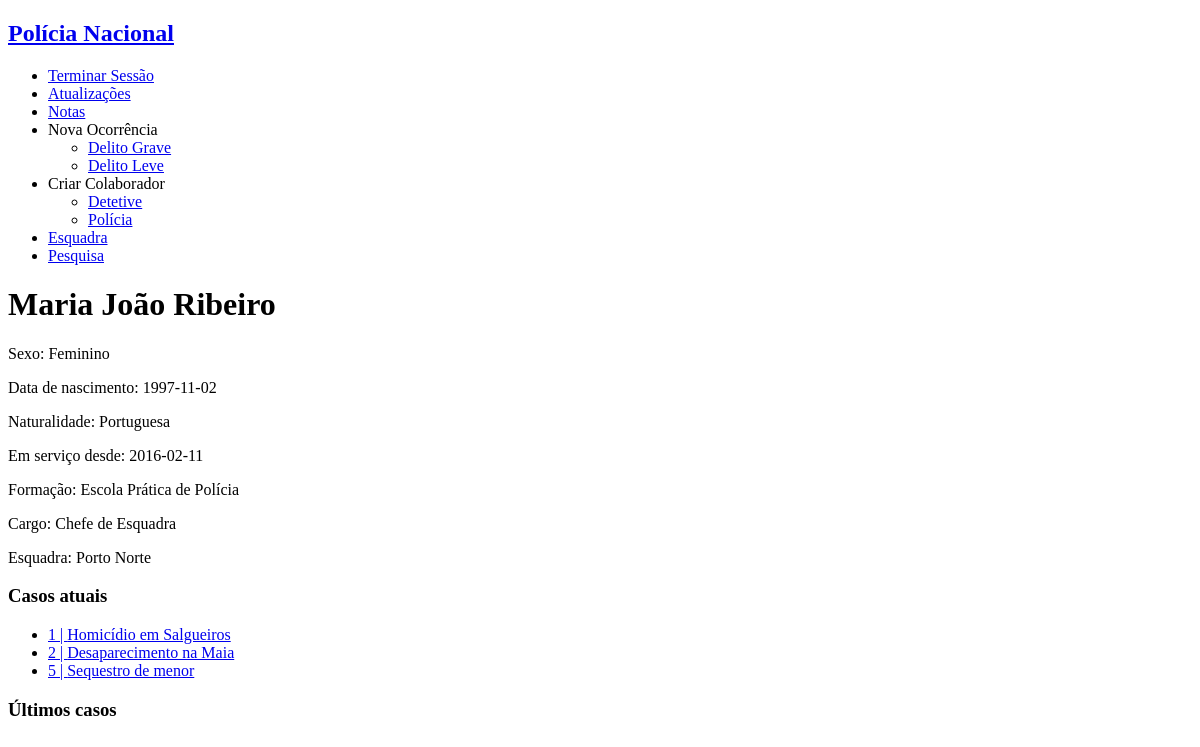
The page /main.php?username=maria (signed in) on the database as committed earlier.
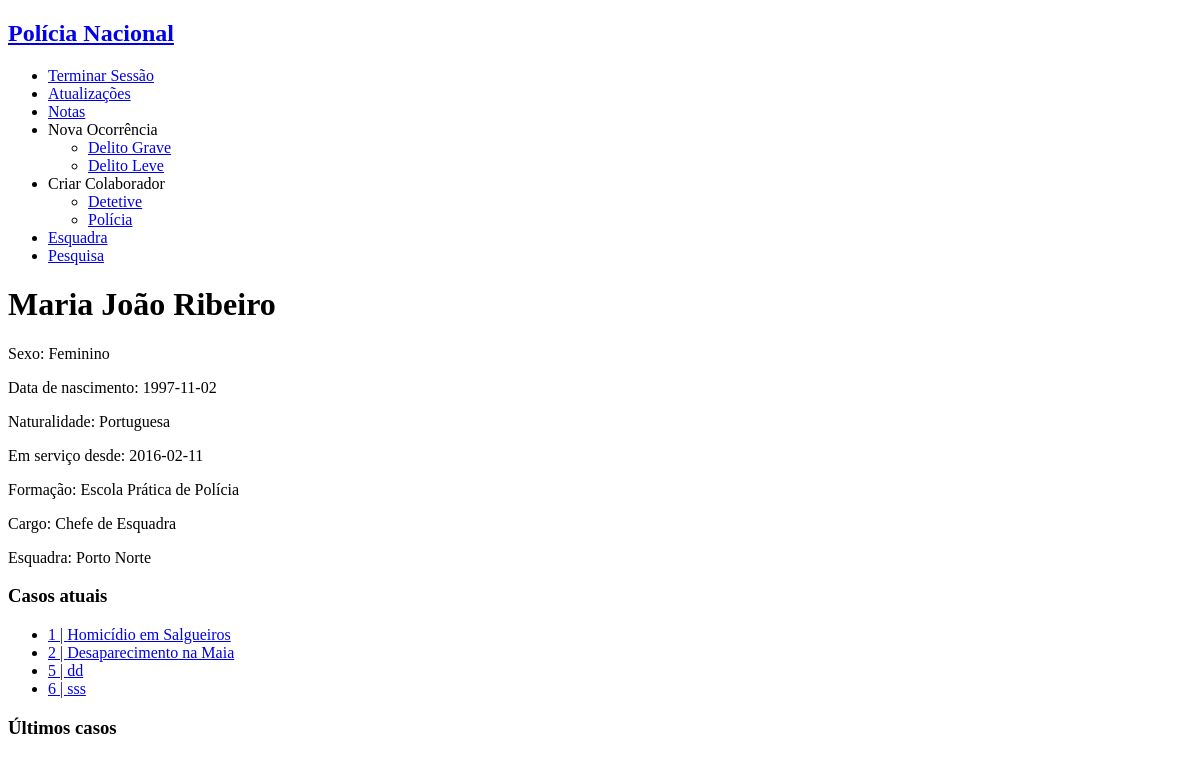
The same page on the database as committed later.
### tables this page shows
CREATE TABLE personnel (
    username VARCHAR PRIMARY KEY,
    password VARCHAR NOT NULL,
    email VARCHAR(320) NOT NULL, -- 64 characters for local part + @ + 255 for domain name
    fullname VARCHAR(128) NOT NULL,
    gender VARCHAR NOT NULL,
    birthdate date NOT NULL,
    naturality VARCHAR NOT NULL,
    start_service date NOT NULL,
    school VARCHAR REFERENCES schools NOT NULL,
    position VARCHAR REFERENCES positions NOT NULL,
    station INTEGER REFERENCES stations
);

CREATE TABLE stations (
    id INTEGER PRIMARY KEY,
    name VARCHAR NOT NULL,
    city VARCHAR NOT NULL,
    adress VARCHAR NOT NULL,
    chief VARCHAR REFERENCES personnel
);

CREATE TABLE occurrences (
    id INTEGER PRIMARY KEY,
    type integer REFERENCES occ_type NOT NULL,
    title VARCHAR NOT NULL,
    chief_detective VARCHAR REFERENCES personnel,
    state VARCHAR REFERENCES states NOT NULL ,
    oppening_date date NOT NULL,
    location VARCHAR NOT NULL,
    description VARCHAR NOT NULL,
    station VARCHAR REFERENCES stations NOT NULL
);

### database/connection.php (called while the page is built, shortened)
<?php $db = new PDO('sqlite:database/database.db');
function getUserByUsername($username) {
  global $db;
  $query = $db->prepare('SELECT * FROM personnel WHERE username = ?');
  $query->execute(array($username));
  return $query->fetch();
}
function GetOccurrencesByStation($station) {
  global $db;
  $query = $db->prepare('SELECT * FROM occurrences WHERE station=? ');
  $query->execute(array($station));
  return $query->fetchAll();
}
function GetStationByID($id){
  global $db;
  $query = $db->prepare('SELECT * FROM stations WHERE id = ?');
  $query->execute([$id]);
  return $query->fetch();
}

### main.php (the view, shortened to what this page needs)
<?php
include_once('database/connection.php');
?>
<!DOCTYPE html>
<html>
<?php include_once('common/header_aside.php'); ?>
<body>
    <div id="personal_info">
        <h1><?php echo $user['fullname']?></h1>
        <p> Sexo: <?php echo $user['gender'] ?></p>
        <p> Data de nascimento: <?php echo $user['birthdate'] ?>  </p>
        <p> Naturalidade: <?php echo $user['naturality'] ?> </p>
        <p> Em serviço desde: <?php echo $user['start_service'] ?> </p>
        <p> Formação: <?php echo $user['school'] ?> </p>
        <p> Cargo: <?php echo $user['position'] ?> </p>
        <?php if ($user['position']!="Diretor Nacional"){?>
            <p> Esquadra: <?php echo $station['name'] ?></a></p>
        <?php } ?>
    </div>
    <?php if ($user['position']=='Diretor Nacional'){
        $occurrences=GetAllOccurrences();
    }elseif ($user['position']=='Chefe de Esquadra'){
        $occurrences=GetOccurrencesByStation($station['id']);
    }elseif ($user['position']=='Detetive'){
        $occurrences=GetOccurrencesByUsernameAndMinorOccurrences($username,$station['id']);
    }elseif ($user['position']=='Polícia'){
        $occurrences=GetOccurrencesByUsername($username);
    }
    if (!empty($occurrences)) { ?>
        <div id="current_work">
            <h3>Casos atuais</h3>
            <ul>
                <?php foreach($occurrences as $occurrence) { ?>
                    <?php if ($occurrence['state']=='Aberto') {?>
                        <?php echo "<li><a href='single_occurrence.php?id=" . $occurrence['id'] . "'>" . $occurrence['id'] . " | " . $occurrence['title'] . "</a></li>" ; ?>
                    <? } ?>
                <? } ?>
            </ul>
        </div>
        <div id="past_work">
            <h3>Últimos casos</h3>
        </div>
    <? } ?>
</body>
</html>

### common/header_aside.php (shortened to what this page needs)
<?php
include_once('database/connection.php');
$username = $_SESSION['username'];
$user = getUserByUsername($username);
if (!isset($station)){
    $station=GetStationByID($user['station']);
}
?>
<!DOCTYPE html>
<html lang="en-US">
    <header>
        <a href="main.php"><h2>Polícia Nacional</h2></a>
    </header>
    <aside id="right_bar">
            <ul>
                <li><a href="log_out.php">Terminar Sessão</a></li>
                <li><a href="updates.php">Atualizações</a></li>
                <li><a href="notes.php">Notas</a></li>
                <li><a> Nova Ocorrência</a></li>
                    <ul>
                        <?php if ($user['position']!="Polícia"){?>
                            <li><a href="new_occurrence.php?relevance=2"> Delito Grave </a></li>
                        <?php } ?>
                            <li><a href="new_occurrence.php?relevance=1"> Delito Leve </a></li>
                    </ul>
                <?php if ($user['position']=="Diretor Nacional" || $user['position']=="Chefe de Esquadra" ){?>
                    <li><a> Criar Colaborador </a></li>
                        <ul>
                                <li><a href="create_personnel.php?position=Detetive"> Detetive </a></li>
                                <li><a href="create_personnel.php?position=Polícia"> Polícia </a></li>
                        </ul>
                <?php } ?>
                <?php if ($user['position']!="Diretor Nacional"){?>
                    <li><a href="station.php?station=<?=$station['id']?>">Esquadra</a></li>
                <?php } ?>
                <li><a href="search.php">Pesquisa</a></li>
            </ul>
    </aside>
</html>

Rows that differ between the two databases and show on the page:
changed occurrences id 5: title "Sequestro de menor" → "dd"
added occurrences: id "6", title "sss"
